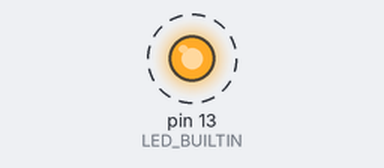
Bench run of a sketch on a simulated Arduino Uno, built with avr-gcc and run on an emulated ATmega328P. Parts: output pins drawn as LEDs (lit = HIGH). Dashed ring = blinking.

Above: at 0.5 s.
Timing chart, 0 to 4.6 s (numbered marks = the images above):
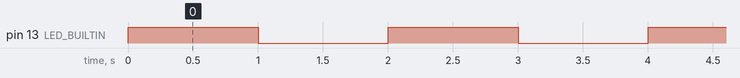

The sketch:

Blink.ino
```cpp
// https://docs.arduino.cc/built-in-examples/basics/Blink/

// try 1, 10, 60, 100
double f = 1; // Hz

void setup() {
  pinMode(LED_BUILTIN, OUTPUT);
}

void loop() {
  digitalWrite(LED_BUILTIN, HIGH);
  delay(1/f * 1000);
  digitalWrite(LED_BUILTIN, LOW);
  delay(1/f * 1000);
}
```

Measured:
- by itself, pin 13 (LED_BUILTIN): alternates HIGH for 1.0 s and LOW for 1.0 s
